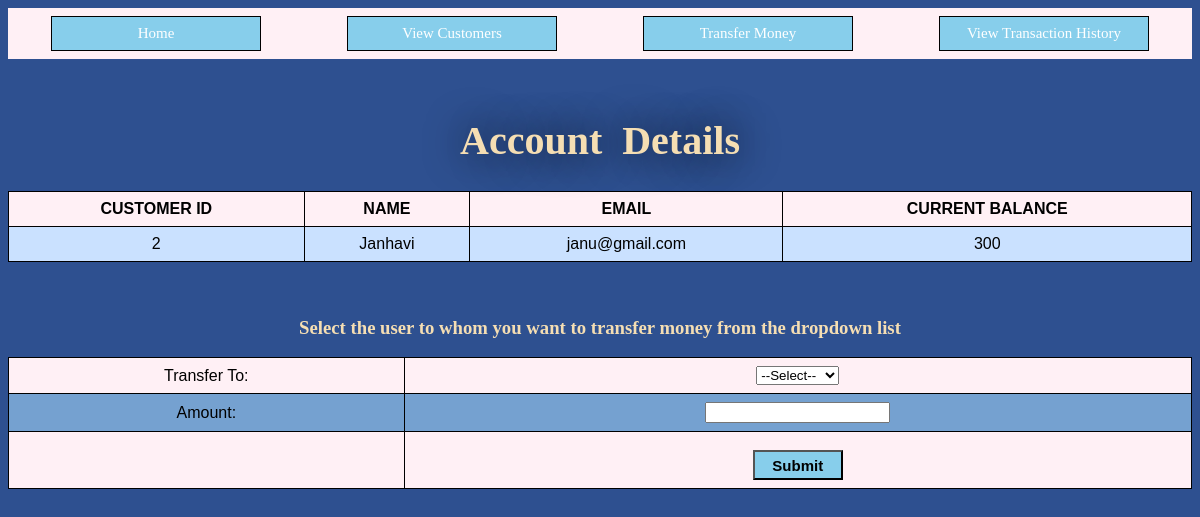
Page /transact.php?Name=Janhavi on the committed database.
### tables this page shows
CREATE TABLE `customers` (
  `C_ID` int(11) NOT NULL,
  `Name` varchar(255) NOT NULL,
  `Email` char(255) NOT NULL,
  `Balance` int(255) NOT NULL
);

### transact.php (the view, shortened to what this page needs)
<?php
	include 'connection.php';
	if(isset($_GET['Name'])){
		$Name=$_GET['Name'];
	}
	$q="SELECT * From customers WHERE Name='$Name'";
	$result=mysqli_query($con,$q);
?>
<html>
<head>
	<link rel = "stylesheet" type = "text/css" href = "buttons.css">
</head>
<body style="background-color:#2E5090;">
	<div align="center" style="top:0px">
		<table width="1200" align="center" class = "t">
			<tr>
            <td style = "text-align:center;border:0px"><a href="index.php" target="frame"> <button class = "btn2"> Home </button></td>
			<td style = "text-align:center;border:0px"><a href="customer.php" target="frame"><button class = "btn2">View Customers</button></a></td>
			<td style = "text-align:center;border:0px"><a href="Transfermoney.php" target="frame"><button class = "btn2">Transfer Money</button></a></td>
			<td style = "text-align:center;border:0px"><a href="transactionhistory.php" target="frame"><button class = "btn2">View Transaction History</button></a></td>
			</tr>
        </table>
<br>
	<div>
		<h1 style="font-family:serif;text-align:center;color: wheat;">Account Details</h1>
		<table style="background-color:#CAE1FF;">
           <th>CUSTOMER ID</th>
           <th>NAME </th>
           <th>EMAIL</th>
		   <th>CURRENT BALANCE</th>
           <tr>
			<?php
				$row=mysqli_fetch_array($result)
			?>
			<td><?php echo  $row["C_ID"]; ?></td>
			<td><?php echo  $row["Name"]; ?></td>
			<td><?php echo  $row["Email"]; ?></td>
			<td><?php echo  $row["Balance"]; ?></td>
           </tr>
        </table>
	</div>
	<?php echo "<form method='POST' action='transaction.php?Name=$Name'>"?>
<br><br>
	<h3 style="font-family: cursive;color: wheat;">Select the user to whom you want to transfer money from the dropdown list</h3>
	<table border="0px" style="background-color:#75A1D0;">
		<tr>
		<td>Transfer To:</td>
		<td><select name="user">
			<option>--Select--</option>
            </select></td></tr>
			<tr><td>Amount:</td><td><input type="text" name="Amount"></td></tr>
			<tr><td></td><td><input type="submit" name="submit" value="Submit" align=center style="margin-top: 10px; width:6em; height:2em; font-size:15px; background-color: skyblue; font-weight: bold;"></td></tr>
	</table>
</form>
</body>
</html>

### buttons.css (style rules this page uses)
.btn2 { height:35px; width:210px; font-family: serif; background-color:skyblue; color:white; font-size:15px; border:1px solid black; }
h1 { font-family:serif; font-weight: bold; color: #67E6EC; margin-top:40px; text-align: center; font-size: 55px; text-shadow:black 0 0 40px; word-spacing: 10px; }

### transact.php (style rules this page uses)
table { font-family: sans-serif; border-collapse: collapse; width: 100%; }
h1 { font-family: sans-serif; font-size:40px; }
td, th { border: 1px solid black; text-align: center; padding: 8px; }
tr:nth-child(odd) { background-color: lavenderblush; }

### rows in the picture
customers: C_ID "2", Name "Janhavi", Email "janu@gmail.com", Balance "300"
